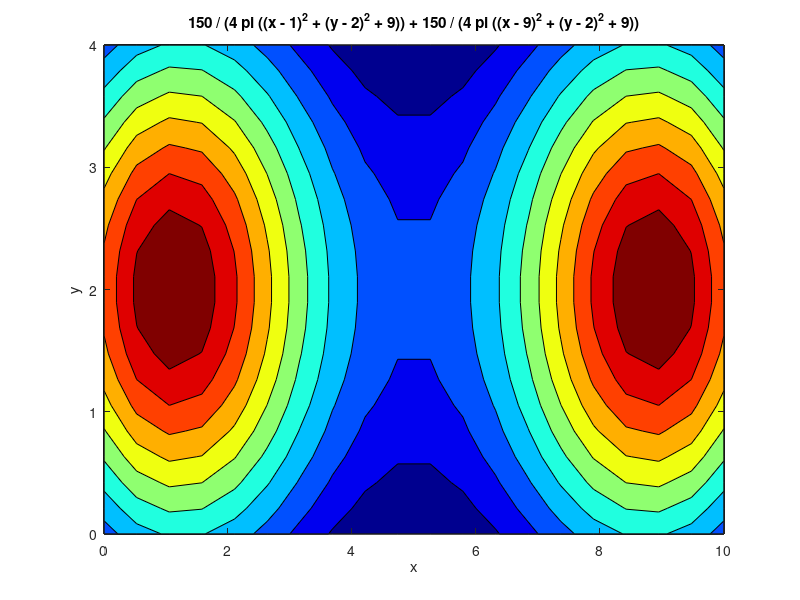

Source code (MATLAB):
f = @(x,y) ...
    150 ./ (4*pi*((x-1).^2 + (y-2).^2 + 9)) + ...
    150 ./ (4*pi*((x-9).^2 + (y-2).^2 + 9))
ezcontourf(f, [0 10 0 4], 20);
colormap(jet);
